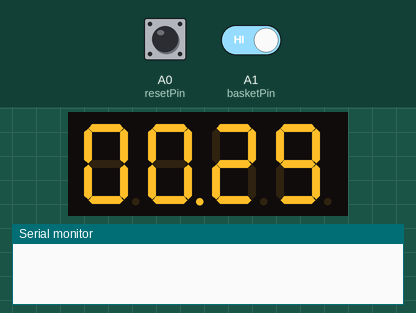
The sketch below on a simulated Arduino Uno, built with avr-gcc and run on an emulated ATmega328P. Shown: 4-digit seven-segment display, the last lines printed to the serial monitor. The test bench sets the inputs (shaded band); at power-on: A1 (basketPin) HIGH, A0 (resetPin) HIGH.

Above: at 1.6 s.
1.7 s: A1 (basketPin) driven LOW
At 2.8 s:
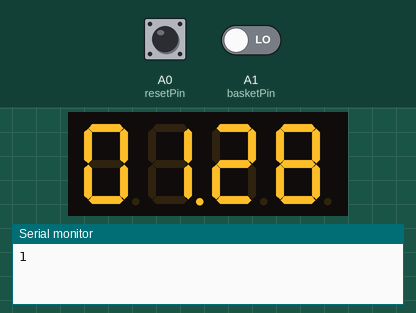
3.5 s: A0 (resetPin) pulled LOW for 3.2 s
At 3.9 s:
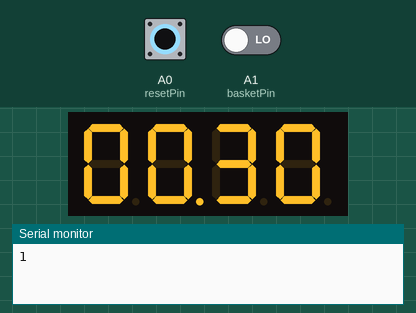
9.7 s: A0 (resetPin) pulled LOW for 0.15 s
At 11.3 s:
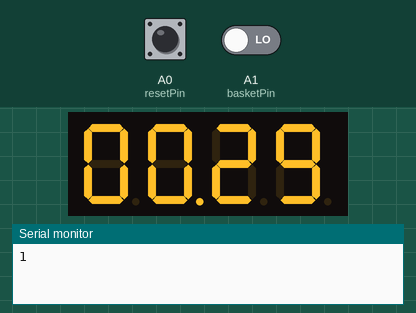
Timing chart, 0 to 12.8 s (numbered marks = the images above; inputs shaded):
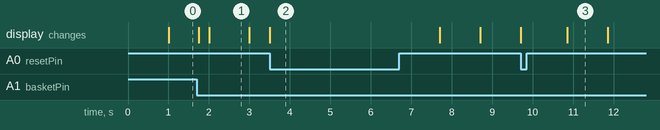

The sketch:

basketballScoreboard.ino
```cpp
/*
 *  Modified from SevSeg Counter Example and library
    10-09-2022
*/

#include "SevSeg.h"
SevSeg sevseg; //Instantiate a seven segment controller object

// constants won't change. They're used here to set pin numbers:
const int resetPin = A0;     // the input for the pushbutton pin
const int basketPin = A1; // sensor input for scoring a basket

void setup() {
  Serial.begin(115200);
  pinMode(resetPin, INPUT);    // sets the analog pin 0 as input
  pinMode(basketPin, INPUT);   // sets the analog pin 1 as input

  byte numDigits = 4;
  byte digitPins[] = {2, 3, 4, 5};
  byte segmentPins[] = {6, 7, 8, 9, 10, 11, 12, 13};
  bool resistorsOnSegments = false; // 'false' means resistors are on digit pins
  //byte hardwareConfig = COMMON_ANODE; // See README.md for options
  byte hardwareConfig = COMMON_CATHODE; // ** Changed this value, display is common cathode**
  bool updateWithDelays = false; // Default 'false' is Recommended
  bool leadingZeros = true; // Use 'true' if you'd like to keep the leading zeros
  bool disableDecPoint = false; // Use 'true' if your decimal point doesn't exist or isn't connected
  sevseg.begin(hardwareConfig, numDigits, digitPins, segmentPins, resistorsOnSegments,
               updateWithDelays, leadingZeros, disableDecPoint);

  sevseg.setBrightness(90);
}

void loop() {
  static unsigned long timer = millis();

  // variables used for countdown timer
  static int deciSeconds = 30;
  static int displayNum = 0;
  static int val;

  // variables used for points tracking ** Momentary limit switch with long arm in hoop **
  static int points = 0;
  static int basketState = 1;
  static int lastBasketState = 1;
  static unsigned long lastDebounceTime = 0; // the last time the output pin was toggled
  static unsigned long debounceDelay = 50; // the debounce time; increase if the output flickers

  // read basket score pin
  val = digitalRead(basketPin);
  //Serial.println(val); // Console log testing scoring

  /*
     How point scoring works:
     basketState is normally 1, basketState is 0 when sensor detects ball.
     When basketState changes, reset debounce time
     When basketState exceeds debounce time and is going from 1 to 0 state (score action starts) add a point.
     Anything else do nothing
  */

  // basket state was changed reset debounce timer
  if (val != lastBasketState) {
    lastDebounceTime = millis();
  }

  // whatever the reading is at, it's been there for longer than the debounce
  // delay, so take it as the actual current state:
  if ((millis() - lastDebounceTime) > debounceDelay) {

    // if the button state has changed:
    if (val != basketState) {
      //change basket state
      basketState = val;
      // If basket state changed back to 1 and there is time on the clock add the point
      if (basketState == 0 && deciSeconds > 0) {
        points++;
        Serial.println(points);
      }
    }
  }
  lastBasketState = val;

  // read the input pin and reset the game when pressed
  val = digitalRead(resetPin);
  //Serial.println(val); // Console log testing reset button
  if (val == 0) {
    deciSeconds = 30;
    points = 0;
    timer = millis();
  }

  // Remove a second from the timer every second that goes by
  if (millis() - timer > 1000) {
    timer += 1000; // Adjusted to 1000 milliseconds is equal to 1 decisecond
    if (deciSeconds > 0) { // If seconds are still greater than zero keep counting
      deciSeconds--;
    }
  }

  // Update the display
  displayNum = (points * 100) + deciSeconds; // Setting the display value, first two digits are points, last two digits are seconds left
  sevseg.setNumber(displayNum, 2);
  sevseg.refreshDisplay(); // Must run repeatedly
}
```

Measured:
- what the display in image 1 shows lasts 1.0 s, from 2.0 s to 3.0 s
